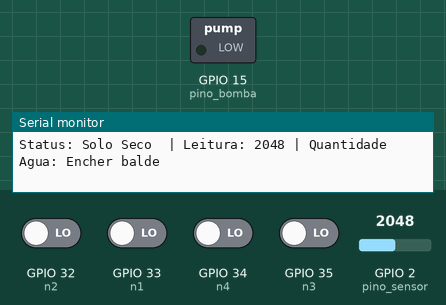
Bench run of a sketch on a simulated ESP32. On the bench: switched loads named in the sketch (green lamp = pin HIGH), the last lines printed to the serial monitor. The inputs (shaded band) are chosen by the test bench; at power-on: GPIO 32 (n2), GPIO 33 (n1), GPIO 34 (n4), GPIO 35 (n3) LOW, GPIO 2 (pino_sensor) = 2048.

Above: at 1.8 s.
1.9 s: GPIO 2 (pino_sensor) set to 1535
3.4 s: GPIO 2 (pino_sensor) set to 1445
At 5.0 s:
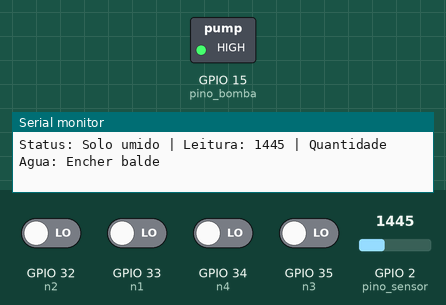
Timing chart, 0 to 6.5 s (numbered marks = the images above; inputs shaded):
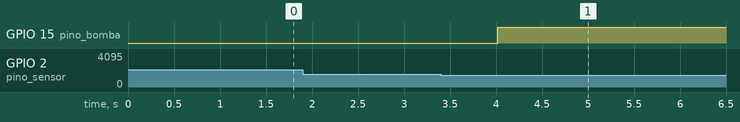

The sketch:

projeto_irrigador_2.0.ino
```cpp
//Definição dos pinos
const int pino_sensor = 2; //pino conencatdo ao sensor de umidade
int leitura_sensor = 0;
const int pino_bomba = 15; //pino conectado ao rele da bomba
int n1 = 33; //pino conencatdo ao sensor de nivel agua mais baixo
int n2 = 32; //pino conencatdo ao sensor de nivel agua baixo
int n3 = 35; //pino conencatdo ao sensor de nivel agua meio
int n4 = 34; //pino conencatdo ao sensor de nivel agua alto

void setup(){
  Serial.begin(9600); //Inicializa a serial com taxa de 9600 bauds
  pinMode(pino_sensor, INPUT); //Define o sensor de umidade como entrada do sistema
  pinMode(pino_bomba, OUTPUT); //Define a bomba como saída do sistema
  pinMode(n1, INPUT); //Define o sensor de nivel agua como entrada do sistema
  pinMode(n2, INPUT); //Define o sensor de nivel agua como entrada do sistema
  pinMode(n3, INPUT); //Define o sensor de nivel agua como entrada do sistema
  pinMode(n4, INPUT); //Define o sensor de nivel agua como entrada do sistema
}

void loop(){
  leitura_sensor = analogRead(pino_sensor); //Sensor de umidade faz leitura do solo
  Serial.print("Status: ");
  if(leitura_sensor >= 1500){  //Verifica se o solo está seco ou umido
    Serial.print("Solo Seco ");
    digitalWrite (pino_bomba, LOW); //Se estiver seco, desliga o relé e aciona a bomba
  } else {
    Serial.print("Solo umido");
    digitalWrite (pino_bomba, HIGH); //Se estiver umido, mantêm o relé da bomba desligada
  }
  Serial.print(" | Leitura: ");
  Serial.print(leitura_sensor);

  //Realiza as leituras dos sensores e as armazena em duas variaveis
  int leitura_sensor_1 = digitalRead(n1);
  int leitura_sensor_2 = digitalRead(n2);
  int leitura_sensor_3 = digitalRead(n3);
  int leitura_sensor_4 = digitalRead(n4);


  Serial.print(" | Quantidade Agua: ");

  //Verifica se o primeiro sensor esta na ausencia de liquido
  if(leitura_sensor_4 == HIGH) {
    Serial.print("100% Cheio"); //Printa a mensagem mostrando que o balde está 100% Cheio
    Serial.println("");
  }

  //Verifica se o segundo sensor esta na ausencia de liquido
  else if(leitura_sensor_3 == HIGH) {
    Serial.print("75% Cheio"); //Printa a mensagem mostrando que o balde está 75% Cheio
    Serial.println("");
  }

  //Verifica se o terceiro sensor esta na ausencia de liquido
  else if(leitura_sensor_2 == HIGH) {
    Serial.print("50% Cheio"); //Printa a mensagem mostrando que o balde está 50% Cheio
    Serial.println("");
  }

  //Verifica se o quarto sensor esta na ausencia de liquido
  else if(leitura_sensor_1 == HIGH) {
    Serial.print("25% Cheio"); //Printa a mensagem mostrando que o balde está 25% Cheio
    Serial.println("");
  }

  //Avisa que acabou o liquido e precisa encher
  else if(leitura_sensor_1 == LOW) {
    Serial.print("Encher balde"); //Printa a mensagem mostrando que o balde está com a água quase acabando
    Serial.println("");
  }

  delay(1000); //Aguarda 10 segundos para outra leitura
}
```

Measured:
- the behaviour switches between 1500 and 1499 on GPIO 2 (pino_sensor) (found by bisection; images 0 and 1)
- after the input at 3.4 s, GPIO 15 (pino_bomba): LOW → HIGH after 0.62 s
